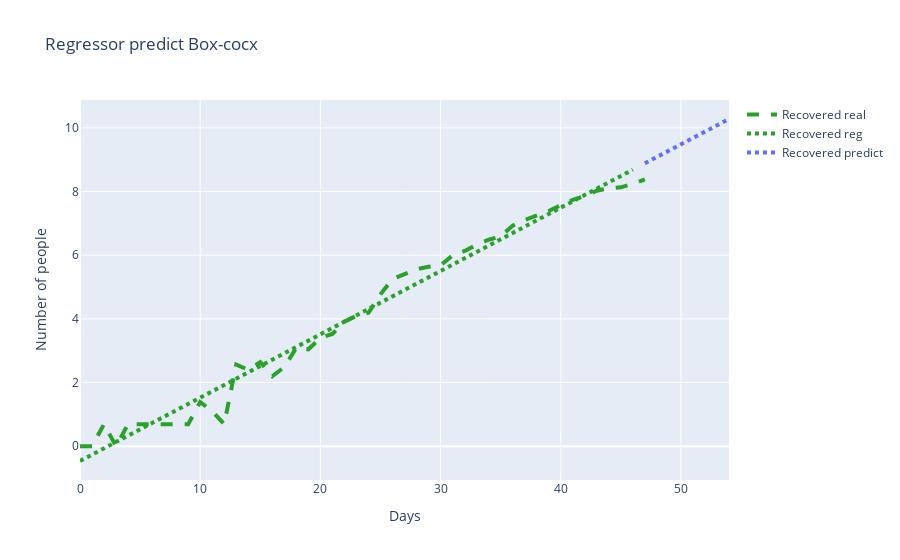
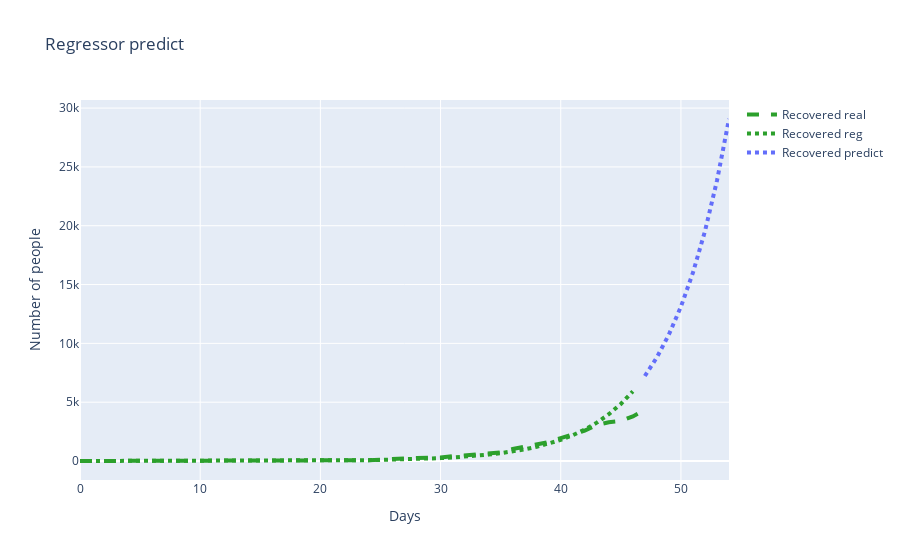

The notebook cell these images were saved under, in order:
### Markdown cell above
## Log Recovered

### Code cell
y_boxcox, lmbda = boxcox(temp["Recovered"].values + 1)
x = [[i] for i, d in enumerate(temp["Date"].dt.weekday)]
y = temp["Recovered"]
predict_log_r = gauss_marcov_hip(x[:48], np.log(y+1)[:48], "Recovered", 0)

### Figure 1 — Plotly figure (JSON) as saved in the notebook; plotly's stock layout.template omitted (floating-point values rounded to 4 significant figures)
{"data": [{"line": {"color": "#2CA02C", "dash": "dash", "width": 4}, "mode": "lines", "name": "Recovered real", "type": "scatter", "x": [0, 1, 2, 3, 4, 5, 6, 7, 8, 9, 10, 11, 12, 13, 14, 15, 16, 17, 18, 19, 20, 21, 22, 23, 24, 25, 26, 27, 28, 29, 30, 31, 32, 33, 34, 35, 36, 37, 38, 39, 40, 41, 42, 43, 44, 45, 46, 47, 48, 49, 50, 51, 52, 53, 54], "y": [0, 0, 0.6931, 0, 0.6931, 0.6931, 0.6931, 0.6931, 0.6931, 0.6931, 1.386, 1.099, 0.6931, 2.565, 2.398, 2.639, 2.197, 2.485, 3.091, 3.045, 3.401, 3.526, 3.912, 4.094, 4.19, 4.771, 5.247, 5.389, 5.557, 5.638, 5.68, 5.994, 6.133, 6.324, 6.486, 6.586, 6.929, 7.107, 7.241, 7.388, 7.573, 7.74, 7.859, 8.024, 8.099, 8.131, 8.241, 8.379]}, {"line": {"color": "#2CA02C", "dash": "dot", "width": 4}, "mode": "lines", "name": "Recovered reg", "type": "scatter", "x": [0, 1, 2, 3, 4, 5, 6, 7, 8, 9, 10, 11, 12, 13, 14, 15, 16, 17, 18, 19, 20, 21, 22, 23, 24, 25, 26, 27, 28, 29, 30, 31, 32, 33, 34, 35, 36, 37, 38, 39, 40, 41, 42, 43, 44, 45, 46], "y": [-0.4646, -0.2657, -0.06679, 0.1321, 0.3311, 0.53, 0.7289, 0.9279, 1.127, 1.326, 1.525, 1.724, 1.923, 2.121, 2.32, 2.519, 2.718, 2.917, 3.116, 3.315, 3.514, 3.713, 3.912, 4.111, 4.31, 4.509, 4.708, 4.906, 5.105, 5.304, 5.503, 5.702, 5.901, 6.1, 6.299, 6.498, 6.697, 6.896, 7.095, 7.294, 7.493, 7.691, 7.89, 8.089, 8.288, 8.487, 8.686]}, {"line": {"color": "#636EFA", "dash": "dot", "width": 4}, "mode": "lines", "name": "Recovered predict", "type": "scatter", "x": [47, 48, 49, 50, 51, 52, 53, 54], "y": [8.885, 9.084, 9.283, 9.482, 9.681, 9.88, 10.08, 10.28]}], "layout": {"title": {"text": "Regressor predict Box-cocx"}, "xaxis": {"title": {"text": "Days"}}, "yaxis": {"title": {"text": "Number of people"}}}}

### Figure 2 — Plotly figure (JSON) as saved in the notebook; plotly's stock layout.template omitted (floating-point values rounded to 4 significant figures)
{"data": [{"line": {"color": "#2CA02C", "dash": "dash", "width": 4}, "mode": "lines", "name": "Recovered real", "type": "scatter", "x": [0, 1, 2, 3, 4, 5, 6, 7, 8, 9, 10, 11, 12, 13, 14, 15, 16, 17, 18, 19, 20, 21, 22, 23, 24, 25, 26, 27, 28, 29, 30, 31, 32, 33, 34, 35, 36, 37, 38, 39, 40, 41, 42, 43, 44, 45, 46, 47, 48, 49, 50, 51, 52, 53, 54], "y": [1, 1, 2, 1, 2, 2, 2, 2, 2, 2, 4, 3.0, 2, 13, 11.0, 14.0, 9.0, 12, 22.0, 21, 30.0, 34.0, 50.0, 60.0, 66.0, 118.0, 190, 219.0, 259.0, 281.0, 293.0, 401.0, 461.0, 558.0, 656.0, 725, 1021.0, 1221.0, 1396, 1616.0, 1945.0, 2299, 2588.0, 3052.0, 3292.0, 3398.0, 3794.0, 4353.0]}, {"line": {"color": "#2CA02C", "dash": "dot", "width": 4}, "mode": "lines", "name": "Recovered reg", "type": "scatter", "x": [0, 1, 2, 3, 4, 5, 6, 7, 8, 9, 10, 11, 12, 13, 14, 15, 16, 17, 18, 19, 20, 21, 22, 23, 24, 25, 26, 27, 28, 29, 30, 31, 32, 33, 34, 35, 36, 37, 38, 39, 40, 41, 42, 43, 44, 45, 46], "y": [0.6284, 0.7667, 0.9354, 1.141, 1.392, 1.699, 2.073, 2.529, 3.086, 3.765, 4.594, 5.605, 6.838, 8.343, 10.18, 12.42, 15.15, 18.49, 22.56, 27.52, 33.58, 40.97, 49.99, 60.99, 74.42, 90.79, 110.8, 135.2, 164.9, 201.2, 245.5, 299.5, 365.4, 445.9, 544.0, 663.7, 809.8, 988.1, 1206.0, 1471.0, 1795.0, 2190.0, 2672.0, 3260.0, 3977.0, 4852.0, 5920.0]}, {"line": {"color": "#636EFA", "dash": "dot", "width": 4}, "mode": "lines", "name": "Recovered predict", "type": "scatter", "x": [47, 48, 49, 50, 51, 52, 53, 54], "y": [7223.0, 8813.0, 10750.0, 13120.0, 16010.0, 19530.0, 23830.0, 29070.0]}], "layout": {"title": {"text": "Regressor predict"}, "xaxis": {"title": {"text": "Days"}}, "yaxis": {"title": {"text": "Number of people"}}}}
